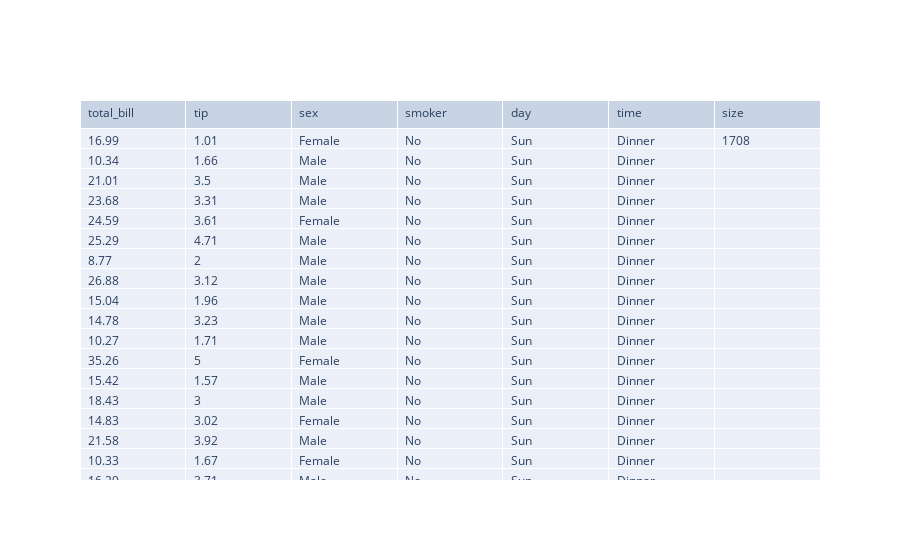

The notebook cell this image was saved under:
### Code cell
fig

### Figure 1 — Plotly figure (JSON) as saved in the notebook; plotly's stock layout.template omitted (floating-point values rounded to 4 significant figures; data arrays with more than 128 entries replaced by an {"elided": "..."} marker saying what was removed)
{"data": [{"cells": {"align": "left", "values": [{"elided": "244 float values"}, {"elided": "244 float values"}, {"elided": "244 str values"}, {"elided": "244 str values"}, {"elided": "244 str values"}, {"elided": "244 str values"}, 1708]}, "header": {"align": "left", "values": ["total_bill", "tip", "sex", "smoker", "day", "time", "size"]}, "type": "table"}], "layout": {}}
